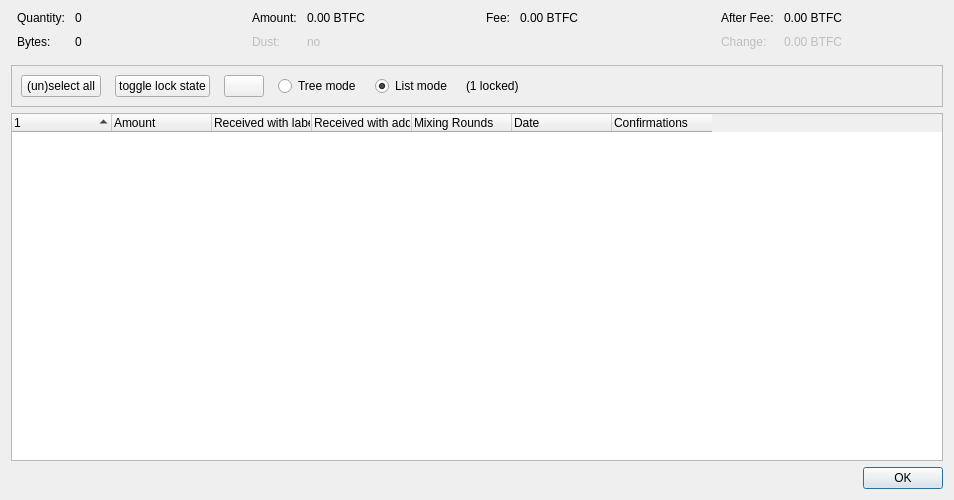
<?xml version="1.0" encoding="UTF-8"?>
<ui version="4.0">
 <class>CoinControlDialog</class>
 <widget class="QDialog" name="CoinControlDialog">
  <property name="geometry">
   <rect>
    <x>0</x>
    <y>0</y>
    <width>954</width>
    <height>500</height>
   </rect>
  </property>
  <property name="windowTitle">
   <string>Coin Selection</string>
  </property>
  <layout class="QVBoxLayout" name="verticalLayout">
   <item>
    <layout class="QHBoxLayout" name="horizontalLayoutTop" stretch="0,0,0,0">
     <property name="topMargin">
      <number>0</number>
     </property>
     <property name="bottomMargin">
      <number>10</number>
     </property>
     <item>
      <layout class="QFormLayout" name="formLayoutCoinControl1">
       <property name="horizontalSpacing">
        <number>10</number>
       </property>
       <property name="verticalSpacing">
        <number>10</number>
       </property>
       <property name="leftMargin">
        <number>6</number>
       </property>
       <property name="rightMargin">
        <number>6</number>
       </property>
       <item row="0" column="0">
        <widget class="QLabel" name="labelCoinControlQuantityText">
         <property name="text">
          <string>Quantity:</string>
         </property>
        </widget>
       </item>
       <item row="0" column="1">
        <widget class="QLabel" name="labelCoinControlQuantity">
         <property name="cursor">
          <cursorShape>IBeamCursor</cursorShape>
         </property>
         <property name="contextMenuPolicy">
          <enum>Qt::ActionsContextMenu</enum>
         </property>
         <property name="text">
          <string notr="true">0</string>
         </property>
         <property name="textInteractionFlags">
          <set>Qt::LinksAccessibleByMouse|Qt::TextSelectableByKeyboard|Qt::TextSelectableByMouse</set>
         </property>
        </widget>
       </item>
       <item row="1" column="0">
        <widget class="QLabel" name="labelCoinControlBytesText">
         <property name="text">
          <string>Bytes:</string>
         </property>
        </widget>
       </item>
       <item row="1" column="1">
        <widget class="QLabel" name="labelCoinControlBytes">
         <property name="cursor">
          <cursorShape>IBeamCursor</cursorShape>
         </property>
         <property name="contextMenuPolicy">
          <enum>Qt::ActionsContextMenu</enum>
         </property>
         <property name="text">
          <string notr="true">0</string>
         </property>
         <property name="textInteractionFlags">
          <set>Qt::LinksAccessibleByMouse|Qt::TextSelectableByKeyboard|Qt::TextSelectableByMouse</set>
         </property>
        </widget>
       </item>
      </layout>
     </item>
     <item>
      <layout class="QFormLayout" name="formLayoutCoinControl2">
       <property name="horizontalSpacing">
        <number>10</number>
       </property>
       <property name="verticalSpacing">
        <number>10</number>
       </property>
       <property name="leftMargin">
        <number>6</number>
       </property>
       <property name="rightMargin">
        <number>6</number>
       </property>
       <item row="0" column="0">
        <widget class="QLabel" name="labelCoinControlAmountText">
         <property name="text">
          <string>Amount:</string>
         </property>
        </widget>
       </item>
       <item row="0" column="1">
        <widget class="QLabel" name="labelCoinControlAmount">
         <property name="cursor">
          <cursorShape>IBeamCursor</cursorShape>
         </property>
         <property name="contextMenuPolicy">
          <enum>Qt::ActionsContextMenu</enum>
         </property>
         <property name="text">
          <string notr="true">0.00 BTFC</string>
         </property>
         <property name="textInteractionFlags">
          <set>Qt::LinksAccessibleByMouse|Qt::TextSelectableByKeyboard|Qt::TextSelectableByMouse</set>
         </property>
        </widget>
       </item>
       <item row="1" column="0">
        <widget class="QLabel" name="labelCoinControlLowOutputText">
         <property name="enabled">
          <bool>false</bool>
         </property>
         <property name="text">
          <string>Dust:</string>
         </property>
        </widget>
       </item>
       <item row="1" column="1">
        <widget class="QLabel" name="labelCoinControlLowOutput">
         <property name="enabled">
          <bool>false</bool>
         </property>
         <property name="cursor">
          <cursorShape>IBeamCursor</cursorShape>
         </property>
         <property name="contextMenuPolicy">
          <enum>Qt::ActionsContextMenu</enum>
         </property>
         <property name="text">
          <string notr="true">no</string>
         </property>
         <property name="textInteractionFlags">
          <set>Qt::LinksAccessibleByMouse|Qt::TextSelectableByKeyboard|Qt::TextSelectableByMouse</set>
         </property>
        </widget>
       </item>
      </layout>
     </item>
     <item>
      <layout class="QFormLayout" name="formLayoutCoinControl3">
       <property name="horizontalSpacing">
        <number>10</number>
       </property>
       <property name="verticalSpacing">
        <number>10</number>
       </property>
       <property name="leftMargin">
        <number>6</number>
       </property>
       <property name="rightMargin">
        <number>6</number>
       </property>
       <item row="0" column="0">
        <widget class="QLabel" name="labelCoinControlFeeText">
         <property name="text">
          <string>Fee:</string>
         </property>
        </widget>
       </item>
       <item row="0" column="1">
        <widget class="QLabel" name="labelCoinControlFee">
         <property name="cursor">
          <cursorShape>IBeamCursor</cursorShape>
         </property>
         <property name="contextMenuPolicy">
          <enum>Qt::ActionsContextMenu</enum>
         </property>
         <property name="text">
          <string notr="true">0.00 BTFC</string>
         </property>
         <property name="textInteractionFlags">
          <set>Qt::LinksAccessibleByMouse|Qt::TextSelectableByKeyboard|Qt::TextSelectableByMouse</set>
         </property>
        </widget>
       </item>
      </layout>
     </item>
     <item>
      <layout class="QFormLayout" name="formLayoutCoinControl4">
       <property name="horizontalSpacing">
        <number>10</number>
       </property>
       <property name="verticalSpacing">
        <number>10</number>
       </property>
       <property name="leftMargin">
        <number>6</number>
       </property>
       <property name="rightMargin">
        <number>6</number>
       </property>
       <item row="0" column="0">
        <widget class="QLabel" name="labelCoinControlAfterFeeText">
         <property name="text">
          <string>After Fee:</string>
         </property>
        </widget>
       </item>
       <item row="0" column="1">
        <widget class="QLabel" name="labelCoinControlAfterFee">
         <property name="cursor">
          <cursorShape>IBeamCursor</cursorShape>
         </property>
         <property name="contextMenuPolicy">
          <enum>Qt::ActionsContextMenu</enum>
         </property>
         <property name="text">
          <string notr="true">0.00 BTFC</string>
         </property>
         <property name="textInteractionFlags">
          <set>Qt::LinksAccessibleByMouse|Qt::TextSelectableByKeyboard|Qt::TextSelectableByMouse</set>
         </property>
        </widget>
       </item>
       <item row="1" column="0">
        <widget class="QLabel" name="labelCoinControlChangeText">
         <property name="enabled">
          <bool>false</bool>
         </property>
         <property name="text">
          <string>Change:</string>
         </property>
        </widget>
       </item>
       <item row="1" column="1">
        <widget class="QLabel" name="labelCoinControlChange">
         <property name="enabled">
          <bool>false</bool>
         </property>
         <property name="cursor">
          <cursorShape>IBeamCursor</cursorShape>
         </property>
         <property name="contextMenuPolicy">
          <enum>Qt::ActionsContextMenu</enum>
         </property>
         <property name="text">
          <string notr="true">0.00 BTFC</string>
         </property>
         <property name="textInteractionFlags">
          <set>Qt::LinksAccessibleByMouse|Qt::TextSelectableByKeyboard|Qt::TextSelectableByMouse</set>
         </property>
        </widget>
       </item>
      </layout>
     </item>
    </layout>
   </item>
   <item>
    <widget class="QFrame" name="frame">
     <property name="minimumSize">
      <size>
       <width>0</width>
       <height>40</height>
      </size>
     </property>
     <property name="frameShape">
      <enum>QFrame::StyledPanel</enum>
     </property>
     <property name="frameShadow">
      <enum>QFrame::Sunken</enum>
     </property>
     <layout class="QHBoxLayout" name="horizontalLayout">
      <item>
       <layout class="QHBoxLayout" name="horizontalLayoutPanel" stretch="0,0,0,0,0,0,0">
        <property name="spacing">
         <number>14</number>
        </property>
        <item>
         <widget class="QPushButton" name="pushButtonSelectAll">
          <property name="sizePolicy">
           <sizepolicy hsizetype="Maximum" vsizetype="Fixed">
            <horstretch>0</horstretch>
            <verstretch>0</verstretch>
           </sizepolicy>
          </property>
          <property name="text">
           <string>(un)select all</string>
          </property>
          <property name="autoDefault">
           <bool>false</bool>
          </property>
         </widget>
        </item>
        <item>
         <widget class="QPushButton" name="pushButtonToggleLock">
          <property name="sizePolicy">
           <sizepolicy hsizetype="Maximum" vsizetype="Fixed">
            <horstretch>0</horstretch>
            <verstretch>0</verstretch>
           </sizepolicy>
          </property>
          <property name="text">
           <string>toggle lock state</string>
          </property>
          <property name="autoDefault">
           <bool>false</bool>
          </property>
         </widget>
        </item>
        <item>
         <widget class="QPushButton" name="hideButton">
          <property name="sizePolicy">
           <sizepolicy hsizetype="Maximum" vsizetype="Fixed">
            <horstretch>0</horstretch>
            <verstretch>0</verstretch>
           </sizepolicy>
          </property>
          <property name="text">
           <string/>
          </property>
          <property name="autoDefault">
           <bool>false</bool>
          </property>
         </widget>
        </item>
        <item>
         <widget class="QRadioButton" name="radioTreeMode">
          <property name="sizePolicy">
           <sizepolicy hsizetype="Maximum" vsizetype="Fixed">
            <horstretch>0</horstretch>
            <verstretch>0</verstretch>
           </sizepolicy>
          </property>
          <property name="text">
           <string>Tree mode</string>
          </property>
         </widget>
        </item>
        <item>
         <widget class="QRadioButton" name="radioListMode">
          <property name="sizePolicy">
           <sizepolicy hsizetype="Maximum" vsizetype="Fixed">
            <horstretch>0</horstretch>
            <verstretch>0</verstretch>
           </sizepolicy>
          </property>
          <property name="text">
           <string>List mode</string>
          </property>
          <property name="checked">
           <bool>true</bool>
          </property>
         </widget>
        </item>
        <item>
         <widget class="QLabel" name="labelLocked">
          <property name="text">
           <string>(1 locked)</string>
          </property>
         </widget>
        </item>
        <item>
         <spacer name="horizontalSpacer">
          <property name="orientation">
           <enum>Qt::Horizontal</enum>
          </property>
          <property name="sizeHint" stdset="0">
           <size>
            <width>40</width>
            <height>20</height>
           </size>
          </property>
         </spacer>
        </item>
       </layout>
      </item>
     </layout>
    </widget>
   </item>
   <item>
    <widget class="CoinControlTreeWidget" name="treeWidget">
     <property name="contextMenuPolicy">
      <enum>Qt::CustomContextMenu</enum>
     </property>
     <property name="sortingEnabled">
      <bool>false</bool>
     </property>
     <property name="columnCount">
      <number>7</number>
     </property>
     <attribute name="headerShowSortIndicator" stdset="0">
      <bool>true</bool>
     </attribute>
     <attribute name="headerStretchLastSection">
      <bool>false</bool>
     </attribute>
     <column>
      <property name="text">
       <string/>
      </property>
     </column>
     <column>
      <property name="text">
       <string>Amount</string>
      </property>
     </column>
     <column>
      <property name="text">
       <string>Received with label</string>
      </property>
     </column>
     <column>
      <property name="text">
       <string>Received with address</string>
      </property>
     </column>
     <column>
      <property name="text">
       <string>Mixing Rounds</string>
      </property>
     </column>
     <column>
      <property name="text">
       <string>Date</string>
      </property>
     </column>
     <column>
      <property name="text">
       <string>Confirmations</string>
      </property>
      <property name="toolTip">
       <string>Confirmed</string>
      </property>
     </column>
    </widget>
   </item>
   <item>
    <widget class="QDialogButtonBox" name="buttonBox">
     <property name="orientation">
      <enum>Qt::Horizontal</enum>
     </property>
     <property name="standardButtons">
      <set>QDialogButtonBox::Ok</set>
     </property>
    </widget>
   </item>
  </layout>
 </widget>
 <customwidgets>
  <customwidget>
   <class>CoinControlTreeWidget</class>
   <extends>QTreeWidget</extends>
   <header>qt/coincontroltreewidget.h</header>
  </customwidget>
 </customwidgets>
 <resources/>
 <connections/>
</ui>
